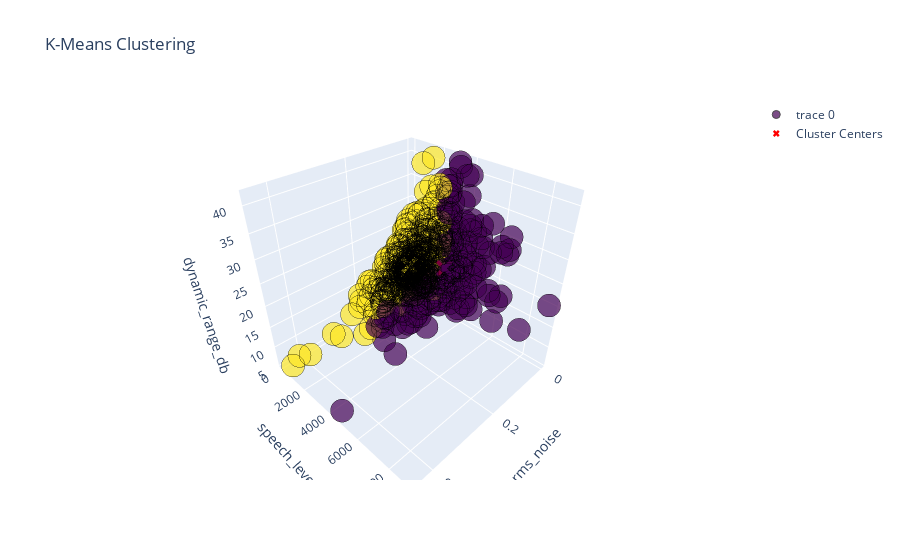

Here is the notebook cell this chart was saved with:
### Code cell
fig = go.Figure()

fig.add_trace(go.Scatter3d(
    x=data_cluster_3['rms_noise'],
    y=data_cluster_3['speech_level'],
    z=data_cluster_3['dynamic_range_db'],
    mode='markers',
    marker=dict(
        size=8,
        color=labels, 
        colorscale='viridis',
        opacity=0.7,
        line=dict(color='black', width=1)
    )
))

fig.add_trace(go.Scatter3d(
    x=cluster_centers[:, 0],
    y=cluster_centers[:, 1],
    z=cluster_centers[:, 2],
    mode='markers',
    marker=dict(
        size=6,
        color='red',
        symbol='x'
    ),
    name='Cluster Centers'
))

# Set axis labels
fig.update_layout(
    scene=dict(
        xaxis=dict(title='rms_noise'),
        yaxis=dict(title='speech_level'),
        zaxis=dict(title='dynamic_range_db')
    )
)

# Set plot title
fig.update_layout(title='K-Means Clustering')

# Show the plot
fig.show()

### Figure 1 — Plotly figure (JSON) as saved in the notebook; plotly's stock layout.template omitted (floating-point values rounded to 4 significant figures; data arrays with more than 128 entries replaced by an {"elided": "..."} marker saying what was removed)
{"data": [{"marker": {"color": {"elided": "738 int values"}, "colorscale": [[0, "#440154"], [0.1111, "#482878"], [0.2222, "#3e4989"], [0.3333, "#31688e"], [0.4444, "#26828e"], [0.5556, "#1f9e89"], [0.6667, "#35b779"], [0.7778, "#6ece58"], [0.8889, "#b5de2b"], [1, "#fde725"]], "line": {"color": "black", "width": 1}, "opacity": 0.7, "size": 8}, "mode": "markers", "type": "scatter3d", "x": {"elided": "738 float values"}, "y": {"elided": "738 float values"}, "z": {"elided": "738 float values"}}, {"marker": {"color": "red", "size": 6, "symbol": "x"}, "mode": "markers", "name": "Cluster Centers", "type": "scatter3d", "x": [0.06934, 0.07089], "y": [3731.0, 1257.0], "z": [21.33, 17.71]}], "layout": {"scene": {"xaxis": {"title": {"text": "rms_noise"}}, "yaxis": {"title": {"text": "speech_level"}}, "zaxis": {"title": {"text": "dynamic_range_db"}}}, "title": {"text": "K-Means Clustering"}}}
